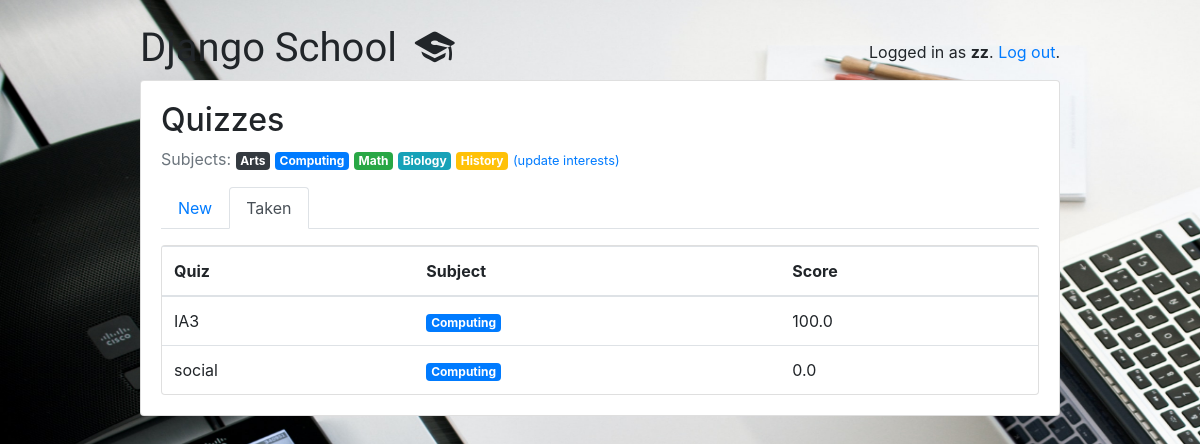
The page /students/taken/ (signed in) on the database its author committed.
### classroom/models.py (models this page shows, shortened)
class User(AbstractUser):
    is_student = models.BooleanField(default=False)
    is_teacher = models.BooleanField(default=False)

class Subject(models.Model):
    name = models.CharField(max_length=30)
    color = models.CharField(max_length=7, default='#007bff')
    def get_html_badge(self):
        name = escape(self.name)
        color = escape(self.color)
        html = '<span class="badge badge-primary" style="background-color: %s">%s</span>' % (color, name)
        return mark_safe(html)

class TakenQuiz(models.Model):
    student = models.ForeignKey(Student, on_delete=models.CASCADE, related_name='taken_quizzes')
    quiz = models.ForeignKey(Quiz, on_delete=models.CASCADE, related_name='taken_quizzes')
    score = models.FloatField()
    date = models.DateTimeField(auto_now_add=True)

class Quiz(models.Model):
    owner = models.ForeignKey(User, on_delete=models.CASCADE, related_name='quizzes')
    name = models.CharField(max_length=255)
    subject = models.ForeignKey(Subject, on_delete=models.CASCADE, related_name='quizzes')

### classroom/views/students.py (the view)
# urls.py: path('taken/', students.TakenQuizListView.as_view(), name='taken_quiz_list'),
@method_decorator([login_required, student_required], name='dispatch')
class TakenQuizListView(ListView):
    model = TakenQuiz
    context_object_name = 'taken_quizzes'
    template_name = 'classroom/students/taken_quiz_list.html'
    def get_queryset(self):
        queryset = self.request.user.student.taken_quizzes \
            .select_related('quiz', 'quiz__subject') \
            .order_by('quiz__name')
        return queryset

### classroom/templates/classroom/students/taken_quiz_list.html
{% extends 'base.html' %}
{% block content %}
  {% include 'classroom/students/_header.html' with active='taken' %}
  <div class="card">
    <table class="table mb-0">
      <thead>
        <tr>
          <th>Quiz</th>
          <th>Subject</th>
          <th>Score</th>
        </tr>
      </thead>
      <tbody>
        {% for taken_quiz in taken_quizzes %}
          <tr>
            <td>{{ taken_quiz.quiz.name }}</td>
            <td>{{ taken_quiz.quiz.subject.get_html_badge }}</td>
            <td>{{ taken_quiz.score }}</td>
          </tr>
        {% empty %}
          <tr>
            <td class="bg-light text-center font-italic" colspan="3">You haven't completed any quiz yet.</td>
          </tr>
        {% endfor %}
      </tbody>
    </table>
  </div>
{% endblock %}

### templates/base.html (shortened to what this page needs)
{% load static %}<!doctype html>
<html lang="en">
  <head>
    <link rel="stylesheet" href="https://maxcdn.bootstrapcdn.com/bootstrap/4.0.0/css/bootstrap.min.css">
    <link rel="stylesheet" type="text/css" href="{% static 'vendor/fontello-2f186091/css/fontello.css' %}">
    <link rel="stylesheet" type="text/css" href="{% static 'css/app.css' %}">
    {% if user.is_authenticated and user.is_teacher %}
      <link rel="stylesheet" type="text/css" href="{% static 'css/teachers.css' %}">
    {% else %}
      <link rel="stylesheet" type="text/css" href="{% static 'css/students.css' %}">
    {% endif %}
  </head>
  <body style="background-image: url({% static 'img/school.jpg'%});background-repeat: no-repeat;background-size: 2000px 1000px;">
    <div class="container my-4">
      <div class="row justify-content-center">
        <div class="col-md-10 col-sm-12">
          <div class="row">
            <div class="col-6">
              <h1 class="logo">
                <a href="{% url 'home' %}">
                  Django School
                  {% if user.is_authenticated %}
                    {% if user.is_teacher %}
                      <span class="icon-feather" data-toggle="tooltip" data-placement="right" title="Teacher profile"></span>
                    {% else %}
                      <span class="icon-graduation-cap" data-toggle="tooltip" data-placement="right" title="Student profile"></span>
                    {% endif %}
                  {% endif %}
                </a>
              </h1>
            </div>
            <div class="col-6 text-right">
              {% if user.is_authenticated %}
                <p class="pt-3">Logged in as <strong>{{ user.username }}</strong>. <a href="{% url 'logout' %}">Log out</a>.</p>
              {% else %}
                <a href="{% url 'login' %}" class="btn btn-light" role="button">Log in</a>
                <a href="{% url 'signup' %}" class="btn btn-primary" role="button">Sign up</a>
              {% endif %}
            </div>
          </div>
          <div class="card mb-3">
            <div class="card-body">
              {% block content %}
              {% endblock %}
            </div>
          </div>
        </div>
      </div>
    </div>
  </body>
</html>

### classroom/templates/classroom/students/_header.html
<h2>Quizzes</h2>
<p class="text-muted">
  Subjects:{% for subject in user.student.interests.all %} {{ subject.get_html_badge }}{% endfor %}
  <a href="{% url 'students:student_interests' %}"><small>(update interests)</small></a>
</p>
<ul class="nav nav-tabs mb-3">
  <li class="nav-item">
    <a class="nav-link{% if active == 'new' %} active{% endif %}" href="{% url 'students:quiz_list' %}">New</a>
  </li>
  <li class="nav-item">
    <a class="nav-link{% if active == 'taken' %} active{% endif %}" href="{% url 'students:taken_quiz_list' %}">Taken</a>
  </li>
</ul>

### static/css/app.css (style rules this page uses)
.logo { font-family: 'Clicker Script', cursive; }
.logo a { color: #212529; text-decoration: none; }

### static/css/students.css (style rules this page uses)
body { background-color: #c2d4d8; }

### rows shown on the page
User: username "zz"
Subject: get_html_badge "Arts"
Subject: get_html_badge "Computing"
Subject: get_html_badge "Math"
Subject: get_html_badge "Biology"
Subject: get_html_badge "History"
TakenQuiz: quiz.name "IA3", quiz.subject.get_html_badge "Computing", score "100.0"
TakenQuiz: quiz.name "social", quiz.subject.get_html_badge "Computing", score "0.0"
